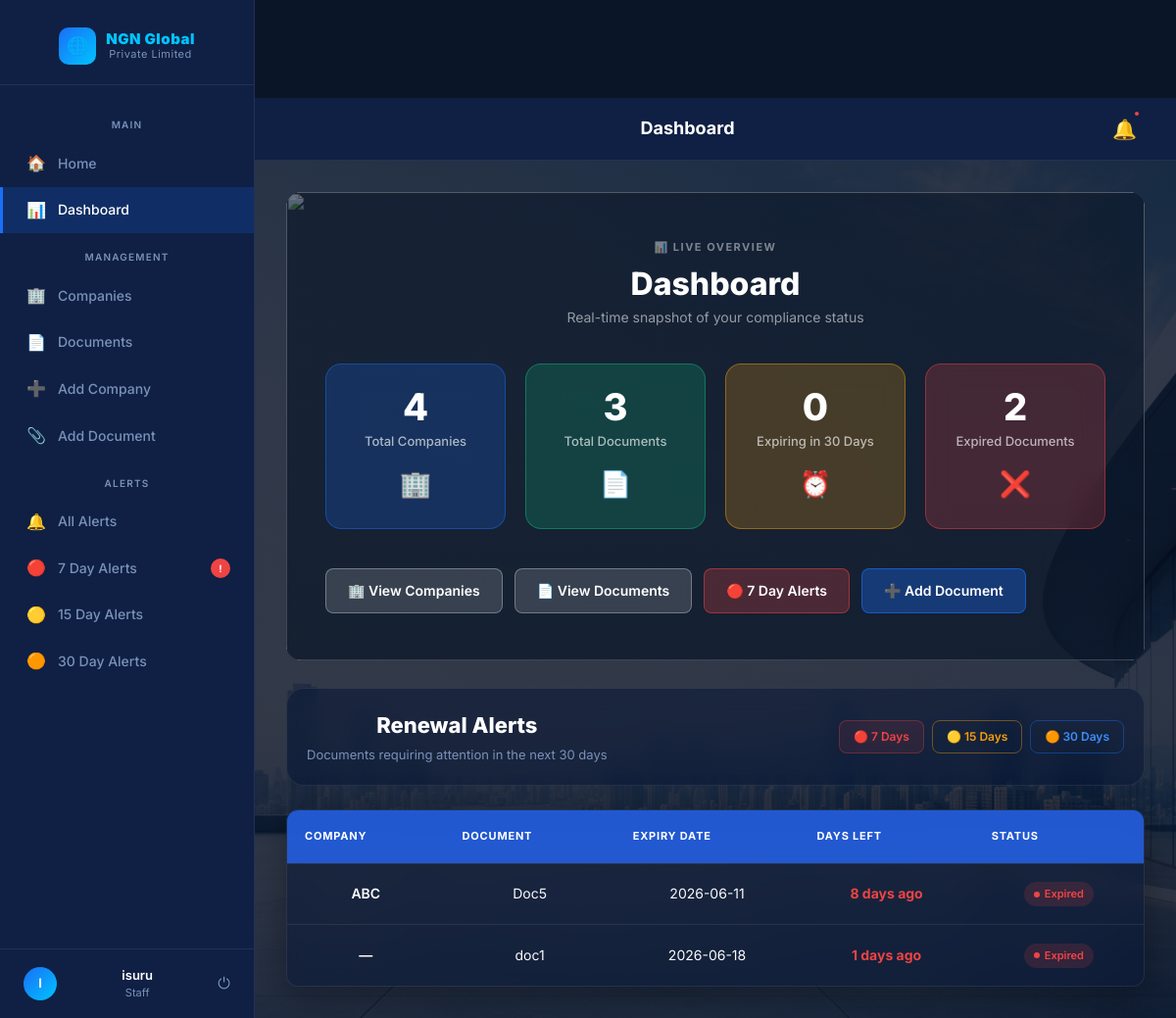
The app's page /dashboard (signed in), older data.
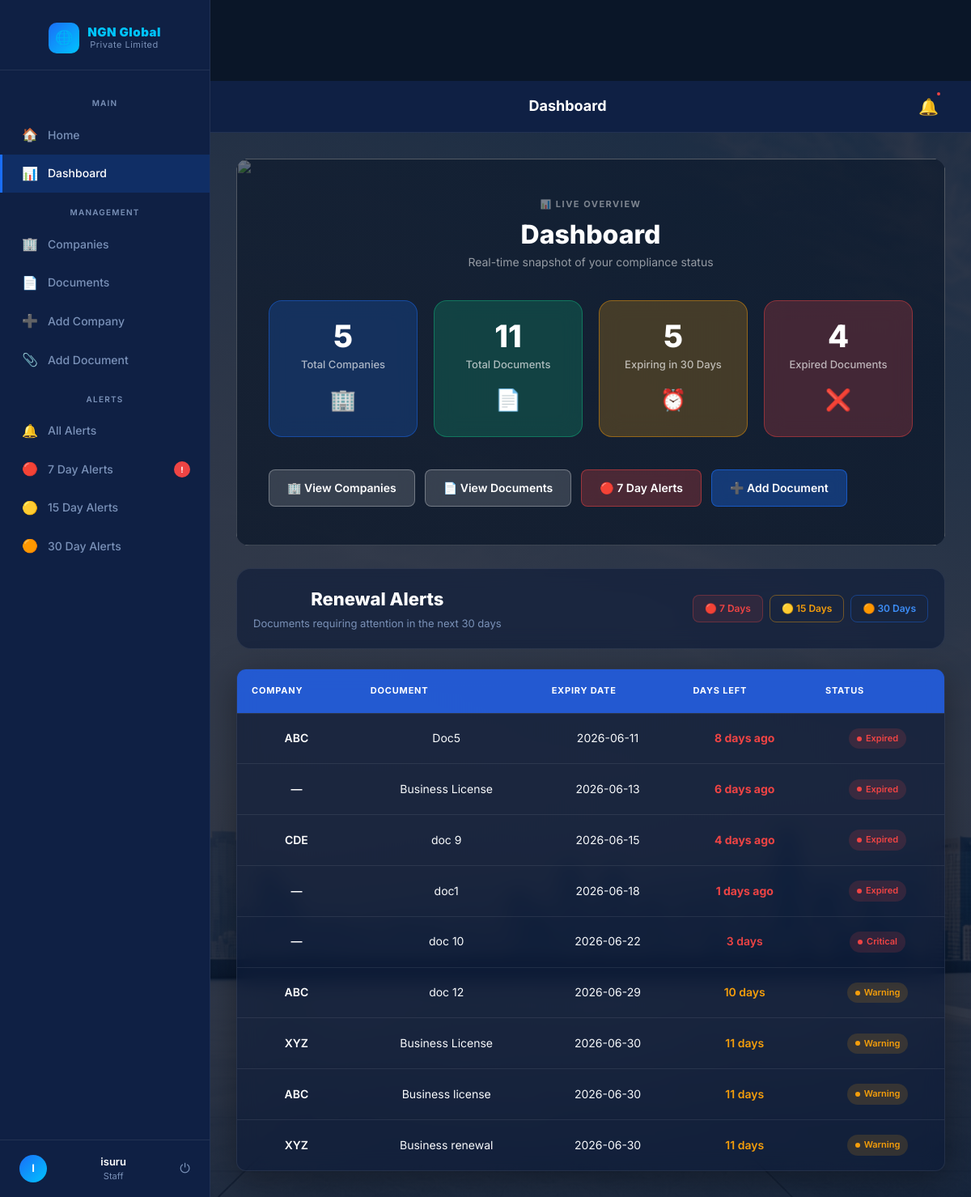
The same page, newer data.
### tables this page shows
CREATE TABLE documents (
    id INTEGER PRIMARY KEY AUTOINCREMENT,
    company_id INTEGER,
    document_name TEXT,
    issue_date TEXT,
    expiry_date TEXT,
    reminder_days INTEGER, firewall_vendor TEXT, firewall_model TEXT, serial_number TEXT, license_type TEXT, renewal_cost TEXT, renewal_period TEXT, support_level TEXT, status TEXT DEFAULT Active,
    FOREIGN KEY(company_id) REFERENCES companies(id)
);

CREATE TABLE companies (
    id INTEGER PRIMARY KEY AUTOINCREMENT,
    company_name TEXT NOT NULL,
    registration_number TEXT,
    address TEXT,
    contact_person TEXT,
    phone TEXT,
    email TEXT
);

### app.py (the view)
@app.route('/dashboard')
def dashboard():
    conn = sqlite3.connect('company.db')
    conn.row_factory = sqlite3.Row
    total_companies = conn.execute(
        "SELECT COUNT(*) FROM companies"
    ).fetchone()[0]
    documents = conn.execute(
        "SELECT * FROM documents"
    ).fetchall()
    conn.close()
    alerts = get_renewal_alerts()
    today = datetime.today().date()
    expired_count  = 0
    expiring_count = 0
    for doc in documents:
        if not doc['expiry_date']:
            continue
        try:
            expiry_date = datetime.strptime(
                doc['expiry_date'], '%Y-%m-%d'
            ).date()
        except (ValueError, TypeError):
            continue
        days_left = (expiry_date - today).days
        if days_left < 0:
            expired_count += 1
        elif days_left <= 30:
            expiring_count += 1
    total_documents = len(documents)
    return render_template(
        'dashboard.html',
        alerts=alerts,
        total_companies=total_companies,
        total_documents=total_documents,
        expiring_count=expiring_count,
        expired_count=expired_count
    )

### templates/dashboard.html (shortened to what the changed rows need)
{% extends 'base.html' %}
{% block content %}
<div style="
  position: relative;
  border-radius: 16px;
  overflow: hidden;
  margin-bottom: 28px;
  min-height: 420px;
  display: flex;
  flex-direction: column;
  justify-content: center;
">
  <div style="position:relative;z-index:2;padding:48px 40px;">
    <div style="display:grid;grid-template-columns:repeat(4,1fr);gap:20px;margin-bottom:40px;">
      <div style="background:rgba(26,110,247,0.22);border:1px solid rgba(26,110,247,0.45);border-radius:16px;padding:24px 26px;backdrop-filter:blur(12px);">
        <div style="font-size:38px;font-weight:800;color:#ffffff;line-height:1;">{{ total_companies }}</div>
        <div style="font-size:13px;color:rgba(255,255,255,0.65);margin-top:6px;font-weight:500;">Total Companies</div>
        <div style="font-size:26px;margin-top:12px;">🏢</div>
      </div>
      <div style="background:rgba(16,185,129,0.22);border:1px solid rgba(16,185,129,0.45);border-radius:16px;padding:24px 26px;backdrop-filter:blur(12px);">
        <div style="font-size:38px;font-weight:800;color:#ffffff;line-height:1;">{{ total_documents }}</div>
        <div style="font-size:13px;color:rgba(255,255,255,0.65);margin-top:6px;font-weight:500;">Total Documents</div>
        <div style="font-size:26px;margin-top:12px;">📄</div>
      </div>
      <div style="background:rgba(245,158,11,0.22);border:1px solid rgba(245,158,11,0.45);border-radius:16px;padding:24px 26px;backdrop-filter:blur(12px);">
        <div style="font-size:38px;font-weight:800;color:#ffffff;line-height:1;">{{ expiring_count }}</div>
        <div style="font-size:13px;color:rgba(255,255,255,0.65);margin-top:6px;font-weight:500;">Expiring in 30 Days</div>
        <div style="font-size:26px;margin-top:12px;">⏰</div>
      </div>
      <div style="background:rgba(239,68,68,0.22);border:1px solid rgba(239,68,68,0.45);border-radius:16px;padding:24px 26px;backdrop-filter:blur(12px);">
        <div style="font-size:38px;font-weight:800;color:#ffffff;line-height:1;">{{ expired_count }}</div>
        <div style="font-size:13px;color:rgba(255,255,255,0.65);margin-top:6px;font-weight:500;">Expired Documents</div>
        <div style="font-size:26px;margin-top:12px;">❌</div>
      </div>
    </div>
  </div>
</div>
<div class="page-header">
  <div>
    <h1>Renewal Alerts</h1>
  </div>
</div>
{% if alerts %}
<div class="table-wrap">
  <table>
    <thead>
      <tr>
        <th>Company</th>
        <th>Document</th>
        <th>Expiry Date</th>
        <th>Days Left</th>
        <th>Status</th>
      </tr>
    </thead>
    <tbody>
      {% for alert in alerts %}
      <tr>
        <td><span class="company-name">{{ alert.company_name }}</span></td>
        <td>{{ alert.document_name }}</td>
        <td>{{ alert.expiry_date }}</td>
        <td>
          {% if alert.days_left < 0 %}
            <span style="color:var(--red);font-weight:700">{{ alert.days_left|abs }} days ago</span>
          {% else %}
            <span style="color:{% if alert.days_left <= 7 %}var(--red){% elif alert.days_left <= 15 %}var(--yellow){% else %}var(--text){% endif %};font-weight:600">{{ alert.days_left }} days</span>
          {% endif %}
        </td>
        <td>
          {% if alert.days_left < 0 %}
            <span class="badge badge-expired">Expired</span>
          {% elif alert.days_left <= 7 %}
            <span class="badge badge-expired">Critical</span>
          {% elif alert.days_left <= 15 %}
            <span class="badge badge-expiring">Warning</span>
          {% else %}
            <span class="badge badge-expiring">Expiring Soon</span>
          {% endif %}
        </td>
      </tr>
      {% endfor %}
    </tbody>
  </table>
</div>
{% endif %}
{% endblock %}

Row changes from the older to the newer data that the page shows:
added documents: company_name "—", document_name "Business License", expiry_date "2026-06-13", days_left|abs "6", shows "Expired"
added documents: company_name "CDE", document_name "doc 9", expiry_date "2026-06-15", days_left|abs "4", shows "Expired"
added documents: company_name "—", document_name "doc 10", expiry_date "2026-06-22", days_left "3", shows "Critical"
added documents: company_name "ABC", document_name "doc 12", expiry_date "2026-06-29", days_left "10", shows "Warning"
added documents: company_name "XYZ", document_name "Business License", expiry_date "2026-06-30", days_left "11", shows "Warning"
added documents: company_name "ABC", document_name "Business license", expiry_date "2026-06-30", days_left "11", shows "Warning"
added documents: company_name "XYZ", document_name "Business renewal", expiry_date "2026-06-30", days_left "11", shows "Warning"
Text that changed along with them:
{{ total_companies }}: "4" → "5"
{{ total_documents }}: "3" → "11"
{{ expiring_count }}: "0" → "5"
{{ expired_count }}: "2" → "4"
